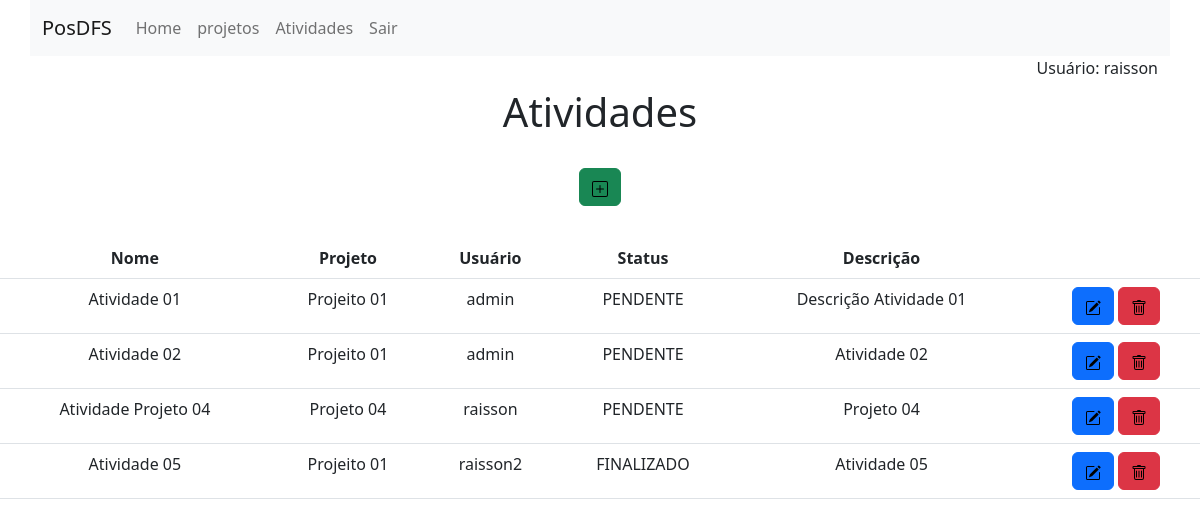
The app's page /atividades/ (signed in), older data.
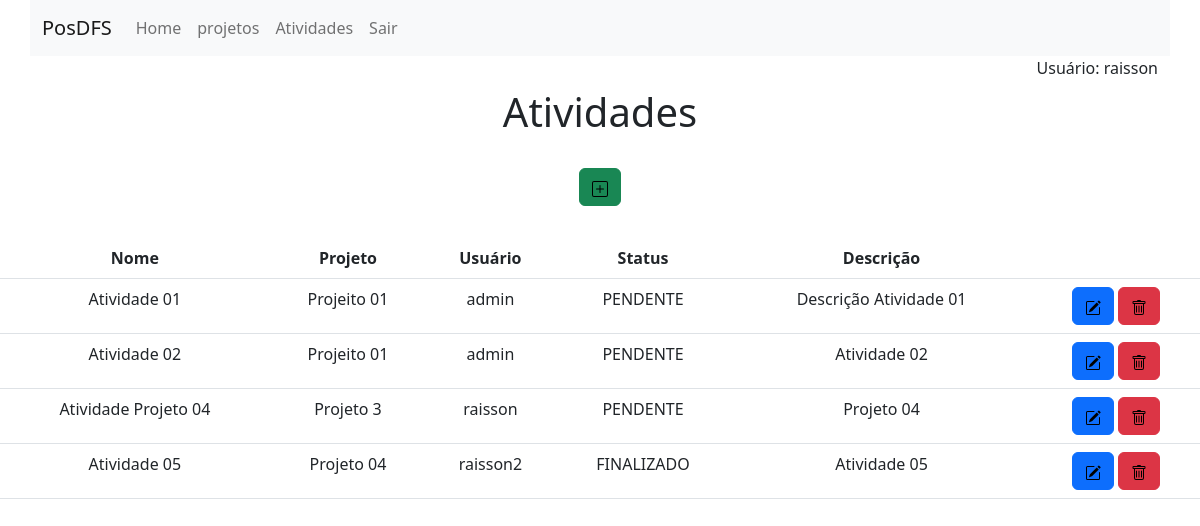
The same page, newer data.
### app/models.py (models this page shows)
class Atividades(models.Model):
    projeto = models.ForeignKey(Projetos, on_delete=models.CASCADE, related_name='atividades')
    user = models.ForeignKey(User, on_delete=models.CASCADE, related_name='usuario')
    nome = models.CharField(max_length=200, blank=False, null=False, help_text='Informe o nome')
    STATUS = [
        ('PENDENTE', "PENDENTE"),
        ('EXECUTANDO', "EXECUTANDO"),
        ('FINALIZADO', "FINALIZADO"),
    ]
    status_atividade = models.CharField(
        max_length=12,
        choices=STATUS,
        default='PENDENTE',
    )
    descricao = models.TextField()

class Projetos(models.Model):
    nome = models.CharField(max_length=200, blank=False, null=False, help_text='Informe o nome')
    descricao = models.TextField()
    def __str__(self):
        return self.nome

### app/views.py (the view)
# urls.py: path('atividades/', atividades, name='atividades'),
@login_required
def atividades(request):
    dados = Atividades.objects.all()
    return render(request, 'atividades/atividades.html', {'dados': dados})

### app/templates/atividades/atividades.html (shortened to what this page needs)
{% extends 'base.html' %}
{% block content %}
    <div class="row">
        <div class="col-md-12 m-auto pt-2 pb-2 text-center">
            <h1>Atividades</h1>
        </div>
        <div class="col-md-12 m-auto pt-3 pb-2 text-center">
            <a href="/atividadesform/" class="btn btn-success" title="Adicionar">
            </a>
        </div>
        <div class="col-md-12 m-auto pt-4 pb-2 text-center">
            {% if dados|length > 0 %}
                <table class="table">
                    <thead class="thead-dark">
                        <tr>
                            <th scope="col-md-4">Nome</th>
                            <th scope="col-md-4">Projeto</th>
                            <th scope="col-md-4">Usuário</th>
                            <th scope="col-md-4">Status</th>
                            <th scope="col-md-6">Descrição</th>
                            <th scope="col-md-6"></th>
                        </tr>
                    </thead>
                    <tbody>
                        {% for dado in dados %}
                            <tr>
                                <td>{{dado.nome}}</td>
                                <td>{{dado.projeto}}</td>
                                <td>{{dado.user}}</td>
                                <td>{{dado.status_atividade}}</td>
                                <td>{{dado.descricao}}</td>
                                <td>
                                    <a href="/atividadeseditar/{{dado.id}}/" class="btn btn-primary" title="Editar">
                                    </a>
                                    <a href="/atividadesdeletar/{{dado.id}}/" class="btn btn-danger" title="Deletar">
                                    </a>
                                </td>
                            </tr>
                        {% endfor %}
                </tbody>
                </table>
            {% endif %}
        </div>
    </div>
{% endblock %}

Row changes from the older to the newer data that the page shows:
changed Atividades "Atividade Projeto 04": projeto "Projeto 04" → "Projeto 3"
changed Atividades "Atividade 05": projeto "Projeito 01" → "Projeto 04"
